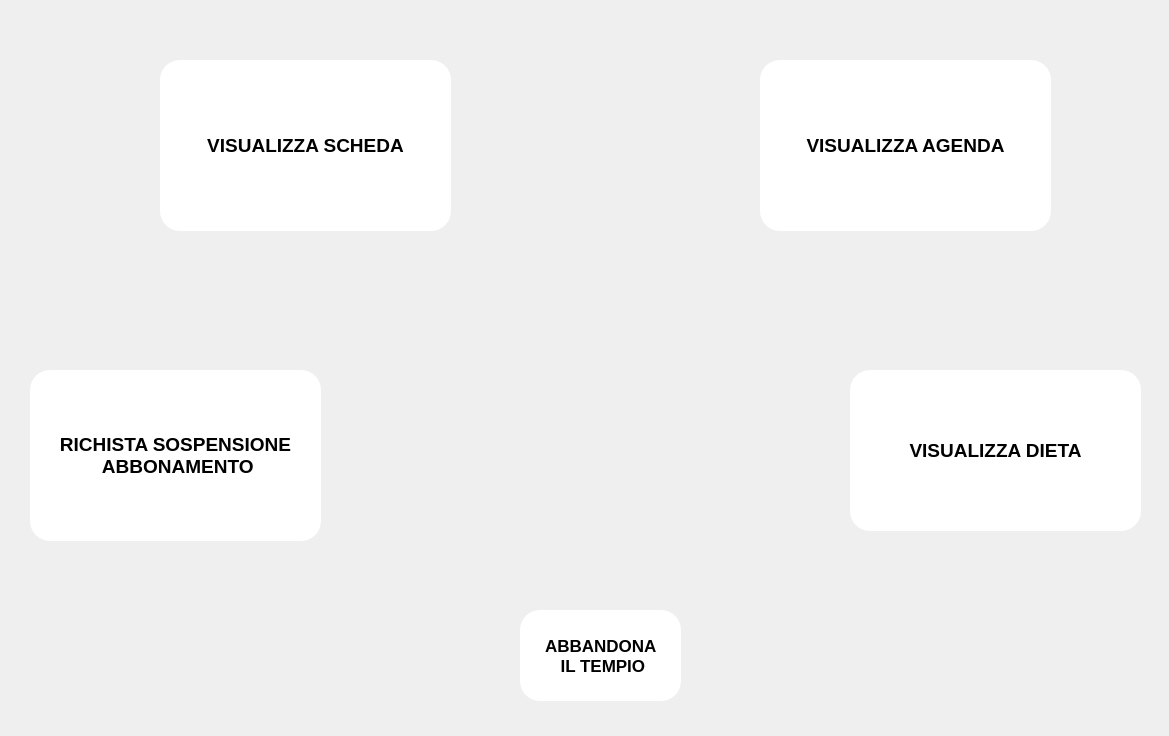
<?xml version="1.0" encoding="UTF-8"?>
<ui version="4.0">
 <class>Form</class>
 <widget class="QWidget" name="Form">
  <property name="geometry">
   <rect>
    <x>0</x>
    <y>0</y>
    <width>1169</width>
    <height>736</height>
   </rect>
  </property>
  <property name="minimumSize">
   <size>
    <width>1169</width>
    <height>736</height>
   </size>
  </property>
  <property name="maximumSize">
   <size>
    <width>1169</width>
    <height>736</height>
   </size>
  </property>
  <property name="windowTitle">
   <string>Home Cliente</string>
  </property>
  <widget class="QPushButton" name="button_visualizzaScheda">
   <property name="geometry">
    <rect>
     <x>160</x>
     <y>60</y>
     <width>291</width>
     <height>171</height>
    </rect>
   </property>
   <property name="font">
    <font>
     <family>Arial</family>
     <pointsize>14</pointsize>
     <bold>true</bold>
    </font>
   </property>
   <property name="styleSheet">
    <string notr="true">color: black;
background-color: white;
border-radius: 20px;
</string>
   </property>
   <property name="text">
    <string>VISUALIZZA SCHEDA</string>
   </property>
  </widget>
  <widget class="QPushButton" name="button_visualizzaAgenda">
   <property name="geometry">
    <rect>
     <x>760</x>
     <y>60</y>
     <width>291</width>
     <height>171</height>
    </rect>
   </property>
   <property name="font">
    <font>
     <family>Arial</family>
     <pointsize>14</pointsize>
     <bold>true</bold>
    </font>
   </property>
   <property name="styleSheet">
    <string notr="true">color: black;
background-color: white;
border-radius: 20px;
</string>
   </property>
   <property name="text">
    <string>VISUALIZZA AGENDA</string>
   </property>
  </widget>
  <widget class="QPushButton" name="button_richiestaSospensioneAbbonamento">
   <property name="geometry">
    <rect>
     <x>30</x>
     <y>370</y>
     <width>291</width>
     <height>171</height>
    </rect>
   </property>
   <property name="font">
    <font>
     <family>Arial</family>
     <pointsize>14</pointsize>
     <bold>true</bold>
    </font>
   </property>
   <property name="acceptDrops">
    <bool>false</bool>
   </property>
   <property name="styleSheet">
    <string notr="true">color: black;
background-color: white;
border-radius: 20px;
</string>
   </property>
   <property name="text">
    <string>RICHISTA SOSPENSIONE 
 ABBONAMENTO</string>
   </property>
  </widget>
  <widget class="QPushButton" name="button_visualizzaDieta">
   <property name="geometry">
    <rect>
     <x>850</x>
     <y>370</y>
     <width>291</width>
     <height>161</height>
    </rect>
   </property>
   <property name="font">
    <font>
     <family>Arial</family>
     <pointsize>14</pointsize>
     <bold>true</bold>
    </font>
   </property>
   <property name="styleSheet">
    <string notr="true">color: black;
background-color: white;
border-radius: 20px;
</string>
   </property>
   <property name="text">
    <string>VISUALIZZA DIETA</string>
   </property>
  </widget>
  <widget class="QLabel" name="label_2">
   <property name="geometry">
    <rect>
     <x>0</x>
     <y>0</y>
     <width>1169</width>
     <height>736</height>
    </rect>
   </property>
   <property name="text">
    <string/>
   </property>
   <property name="pixmap">
    <pixmap>homeCliente.png</pixmap>
   </property>
  </widget>
  <widget class="QPushButton" name="button_logout">
   <property name="geometry">
    <rect>
     <x>520</x>
     <y>610</y>
     <width>161</width>
     <height>91</height>
    </rect>
   </property>
   <property name="font">
    <font>
     <family>Arial</family>
     <pointsize>13</pointsize>
     <bold>true</bold>
    </font>
   </property>
   <property name="styleSheet">
    <string notr="true">color: black;
background-color: white;
border-radius: 20px;
</string>
   </property>
   <property name="text">
    <string>ABBANDONA 
 IL TEMPIO</string>
   </property>
  </widget>
  <zorder>label_2</zorder>
  <zorder>button_visualizzaScheda</zorder>
  <zorder>button_visualizzaDieta</zorder>
  <zorder>button_visualizzaAgenda</zorder>
  <zorder>button_richiestaSospensioneAbbonamento</zorder>
  <zorder>button_logout</zorder>
 </widget>
 <resources>
  <include location="Cliente.qrc"/>
 </resources>
 <connections/>
</ui>
